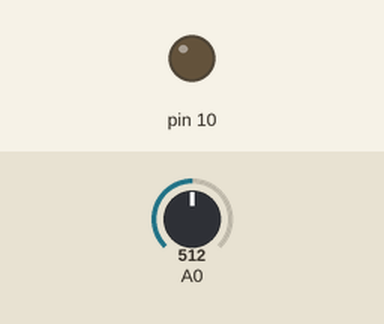
Recording of a sketch running on a simulated Arduino Uno, built with avr-gcc and run on an emulated ATmega328P. Parts: output pins drawn as LEDs (lit = HIGH). The test bench sets the inputs (shaded band); at power-on: A0 = 512.

Above: at 6.35 s.
6.7 s: A0 set to 716
At 7.5 s:
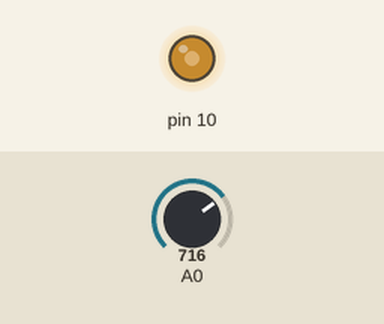
14.4 s: A0 set to 900
At 19.0 s:
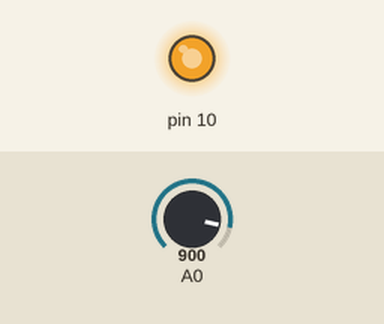
20.9 s: A0 set to 122
Timing chart, 0 to 33.4 s (numbered marks = the images above; inputs shaded):
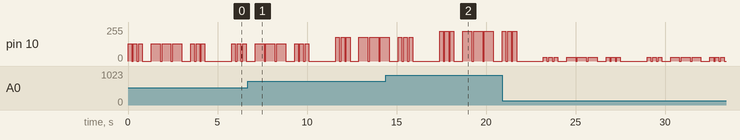

The sketch:

Circuito_4.ino
```cpp
//Tomas de Camino Beck
//Bionica Veritas

//variable global
int sensorValue = 0; //preapara una variable para asignar un valor

void setup()
{
  //Asigna el pin 10 para salida (pin 10 es PWM)
  pinMode(10, OUTPUT);
}


void loop()
{
  sensorValue = analogRead(A0); //lee la entrada analoga A0 del arduino
  //dividimos el valor entre 4 pues las salidas
  //analogas van de 0 a 255 y las entradas de 0 a 1023

  //Coddigo Morse SOS
  blinkRate(200);
  delay(500);
  blinkRate(500);
  delay(500);
  blinkRate(200);
  delay(1500);

}

//funcion para prender la luz por el tiempo rate
void blinkRate(int rate){
  analogWrite(10, sensorValue/4);  //prende el LED con intensidad
  delay(rate);
  analogWrite(10, 0);
  delay(100);
  analogWrite(10, sensorValue/4);  //prende el LED con intensidad
  delay(rate);
  analogWrite(10, 0);
  delay(100);
  analogWrite(10, sensorValue/4);  //prende el LED con intensidad
  delay(rate);
  analogWrite(10, 0);
}
```
